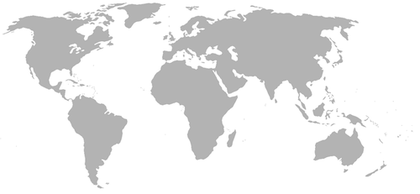
%> input picture world.png, 420 x 194 px, shrunk from 500 x 231 before the run
$ octave --eval "edgeDetect;"   (GNU Octave 9; MATLAB toolbox functions it lacks are replaced by stand-ins)
%> lines starting %> are read from the running program, lines starting %| are printed output that depends on the picture
function edgeDetect
    clear; clc;
    % Convert to grayscale and then scalar
    I=double(rgb2gray(imread('world.png')));
%> I: size 194x420 double; min 161, max 255, mean 233.5
    In=I;

    % Create the Prewitt masks
    mask1=[1, 0, -1;1, 0, -1;1, 0, -1]; % Vertical
    mask2=[1, 1, 1;0, 0, 0;-1, -1, -1]; % Horizontal
    mask3=[0, -1, -1;1, 0, -1;1, 1, 0]; % -45 deg
    mask4=[1, 1, 0;1, 0, -1;0, -1, -1]; % +45 deg

    % Flip masks horizontally and vertically
    mask1=flipud(mask1);
    mask1=fliplr(mask1);
    mask2=flipud(mask2);
    mask2=fliplr(mask2);
    mask3=flipud(mask3);
    mask3=fliplr(mask3);
    mask4=flipud(mask4);
    mask4=fliplr(mask4);

    for i=2:size(I, 1)-1
        for j=2:size(I, 2)-1
            % mask 1
            neighbour_matrix1=mask1.*In(i-1:i+1, j-1:j+1);
            avg_value1=sum(neighbour_matrix1(:));

            % mask 2
            neighbour_matrix2=mask2.*In(i-1:i+1, j-1:j+1);
            avg_value2=sum(neighbour_matrix2(:));

            % mask 3
            neighbour_matrix3=mask3.*In(i-1:i+1, j-1:j+1);
            avg_value3=sum(neighbour_matrix3(:));

            % mask 4
            neighbour_matrix4=mask4.*In(i-1:i+1, j-1:j+1);
            avg_value4=sum(neighbour_matrix4(:));

            %using max function for detection of final edges
            I(i, j)=max([avg_value1, avg_value2, avg_value3, avg_value4]);

        end
    end
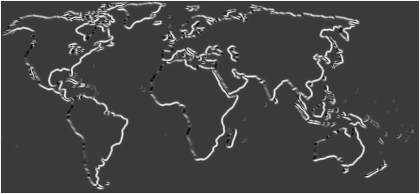
%> I: size 194x420 double; min -80, max 266, mean 15.7; drawn with min black and max white
    figure, imshow(uint8(I));
%> after `imshow(uint8(I))`:
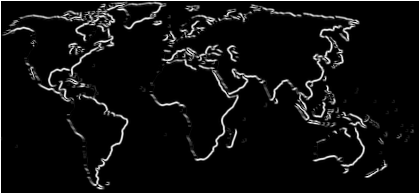
%> displayed picture: size 194x420, on the screen's scale of 0 to 255; min 0, max 255, mean 16
end
